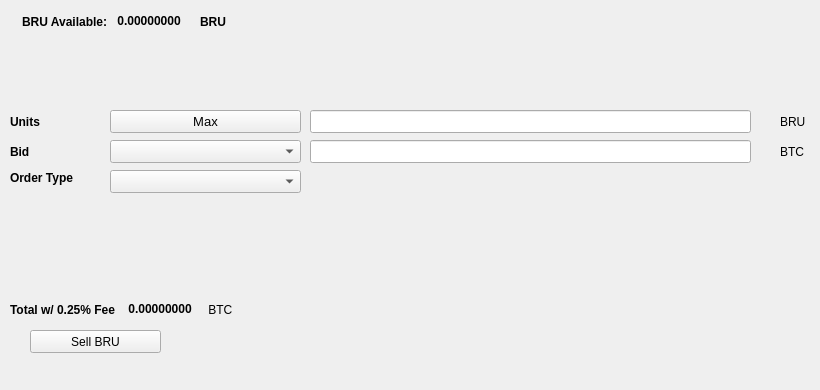
   <widget class="QWidget" name="SellTab">
    <attribute name="title">
     <string>Sell</string>
    </attribute>
    <widget class="QLabel" name="label_16">
     <property name="geometry">
      <rect>
       <x>780</x>
       <y>140</y>
       <width>31</width>
       <height>23</height>
      </rect>
     </property>
     <property name="text">
      <string>BTC</string>
     </property>
    </widget>
    <widget class="QComboBox" name="SellBidcomboBox">
     <property name="geometry">
      <rect>
       <x>110</x>
       <y>140</y>
       <width>191</width>
       <height>23</height>
      </rect>
     </property>
     <property name="font">
      <font>
       <pointsize>10</pointsize>
      </font>
     </property>
    </widget>
    <widget class="QLabel" name="label_18">
     <property name="geometry">
      <rect>
       <x>10</x>
       <y>110</y>
       <width>46</width>
       <height>23</height>
      </rect>
     </property>
     <property name="font">
      <font>
       <weight>75</weight>
       <bold>true</bold>
      </font>
     </property>
     <property name="text">
      <string>Units</string>
     </property>
    </widget>
    <widget class="QPushButton" name="Sell_Max_Amount">
     <property name="geometry">
      <rect>
       <x>110</x>
       <y>110</y>
       <width>191</width>
       <height>23</height>
      </rect>
     </property>
     <property name="font">
      <font>
       <pointsize>10</pointsize>
      </font>
     </property>
     <property name="text">
      <string>Max</string>
     </property>
    </widget>
    <widget class="QLabel" name="label_20">
     <property name="geometry">
      <rect>
       <x>10</x>
       <y>170</y>
       <width>91</width>
       <height>16</height>
      </rect>
     </property>
     <property name="font">
      <font>
       <weight>75</weight>
       <bold>true</bold>
      </font>
     </property>
     <property name="text">
      <string>Order Type</string>
     </property>
    </widget>
    <widget class="QComboBox" name="SellOrdertypeCombo">
     <property name="geometry">
      <rect>
       <x>110</x>
       <y>170</y>
       <width>191</width>
       <height>23</height>
      </rect>
     </property>
     <property name="font">
      <font>
       <pointsize>10</pointsize>
      </font>
     </property>
    </widget>
    <widget class="QLabel" name="label_21">
     <property name="geometry">
      <rect>
       <x>10</x>
       <y>140</y>
       <width>46</width>
       <height>23</height>
      </rect>
     </property>
     <property name="font">
      <font>
       <weight>75</weight>
       <bold>true</bold>
      </font>
     </property>
     <property name="text">
      <string>Bid</string>
     </property>
    </widget>
    <widget class="QLabel" name="label_22">
     <property name="geometry">
      <rect>
       <x>780</x>
       <y>110</y>
       <width>31</width>
       <height>23</height>
      </rect>
     </property>
     <property name="text">
      <string>BRU</string>
     </property>
    </widget>
    <widget class="QLineEdit" name="UnitsInputBRU">
     <property name="geometry">
      <rect>
       <x>310</x>
       <y>110</y>
       <width>441</width>
       <height>23</height>
      </rect>
     </property>
     <property name="font">
      <font>
       <pointsize>9</pointsize>
       <weight>75</weight>
       <bold>true</bold>
      </font>
     </property>
    </widget>
    <widget class="QLineEdit" name="SellBidPriceEdit">
     <property name="geometry">
      <rect>
       <x>310</x>
       <y>140</y>
       <width>441</width>
       <height>23</height>
      </rect>
     </property>
     <property name="font">
      <font>
       <pointsize>9</pointsize>
       <weight>75</weight>
       <bold>true</bold>
      </font>
     </property>
    </widget>
    <widget class="QPushButton" name="SellBRUBTN">
     <property name="geometry">
      <rect>
       <x>30</x>
       <y>330</y>
       <width>131</width>
       <height>23</height>
      </rect>
     </property>
     <property name="text">
      <string>Sell BRU</string>
     </property>
     <property name="icon">
      <iconset resource="../brewhaust">
       <normaloff>:/icons/bitcoin</normaloff>:/icons/bitcoin</iconset>
     </property>
    </widget>
    <widget class="QWidget" name="layoutWidget3">
     <property name="geometry">
      <rect>
       <x>22</x>
       <y>12</y>
       <width>258</width>
       <height>19</height>
      </rect>
     </property>
     <layout class="QHBoxLayout" name="horizontalLayout">
      <item>
       <widget class="QLabel" name="label232_2">
        <property name="font">
         <font>
          <weight>75</weight>
          <bold>true</bold>
         </font>
        </property>
        <property name="text">
         <string>BRU Available:</string>
        </property>
       </widget>
      </item>
      <item>
       <widget class="QLabel" name="BRUAvailableLabel">
        <property name="palette">
         <palette>
          <active>
           <colorrole role="WindowText">
            <brush brushstyle="SolidPattern">
             <color alpha="255">
              <red>0</red>
              <green>0</green>
              <blue>0</blue>
             </color>
            </brush>
           </colorrole>
           <colorrole role="Button">
            <brush brushstyle="SolidPattern">
             <color alpha="255">
              <red>0</red>
              <green>170</green>
              <blue>0</blue>
             </color>
            </brush>
           </colorrole>
           <colorrole role="Light">
            <brush brushstyle="SolidPattern">
             <color alpha="255">
              <red>0</red>
              <green>255</green>
              <blue>0</blue>
             </color>
            </brush>
           </colorrole>
           <colorrole role="Midlight">
            <brush brushstyle="SolidPattern">
             <color alpha="255">
              <red>0</red>
              <green>212</green>
              <blue>0</blue>
             </color>
            </brush>
           </colorrole>
           <colorrole role="Dark">
            <brush brushstyle="SolidPattern">
             <color alpha="255">
              <red>0</red>
              <green>85</green>
              <blue>0</blue>
             </color>
            </brush>
           </colorrole>
           <colorrole role="Mid">
            <brush brushstyle="SolidPattern">
             <color alpha="255">
              <red>0</red>
              <green>113</green>
              <blue>0</blue>
             </color>
            </brush>
           </colorrole>
           <colorrole role="Text">
            <brush brushstyle="SolidPattern">
             <color alpha="255">
              <red>0</red>
              <green>170</green>
              <blue>0</blue>
             </color>
            </brush>
           </colorrole>
           <colorrole role="BrightText">
            <brush brushstyle="SolidPattern">
             <color alpha="255">
              <red>255</red>
              <green>255</green>
              <blue>255</blue>
             </color>
            </brush>
           </colorrole>
           <colorrole role="ButtonText">
            <brush brushstyle="SolidPattern">
             <color alpha="255">
              <red>0</red>
              <green>0</green>
              <blue>0</blue>
             </color>
            </brush>
           </colorrole>
           <colorrole role="Base">
            <brush brushstyle="SolidPattern">
             <color alpha="255">
              <red>255</red>
              <green>255</green>
              <blue>255</blue>
             </color>
            </brush>
           </colorrole>
           <colorrole role="Window">
            <brush brushstyle="SolidPattern">
             <color alpha="255">
              <red>0</red>
              <green>170</green>
              <blue>0</blue>
             </color>
            </brush>
           </colorrole>
           <colorrole role="Shadow">
            <brush brushstyle="SolidPattern">
             <color alpha="255">
              <red>0</red>
              <green>0</green>
              <blue>0</blue>
             </color>
            </brush>
           </colorrole>
           <colorrole role="AlternateBase">
            <brush brushstyle="SolidPattern">
             <color alpha="255">
              <red>127</red>
              <green>212</green>
              <blue>127</blue>
             </color>
            </brush>
           </colorrole>
           <colorrole role="ToolTipBase">
            <brush brushstyle="SolidPattern">
             <color alpha="255">
              <red>255</red>
              <green>255</green>
              <blue>220</blue>
             </color>
            </brush>
           </colorrole>
           <colorrole role="ToolTipText">
            <brush brushstyle="SolidPattern">
             <color alpha="255">
              <red>0</red>
              <green>0</green>
              <blue>0</blue>
             </color>
            </brush>
           </colorrole>
          </active>
          <inactive>
           <colorrole role="WindowText">
            <brush brushstyle="SolidPattern">
             <color alpha="255">
              <red>0</red>
              <green>0</green>
              <blue>0</blue>
             </color>
            </brush>
           </colorrole>
           <colorrole role="Button">
            <brush brushstyle="SolidPattern">
             <color alpha="255">
              <red>0</red>
              <green>170</green>
              <blue>0</blue>
             </color>
            </brush>
           </colorrole>
           <colorrole role="Light">
            <brush brushstyle="SolidPattern">
             <color alpha="255">
              <red>0</red>
              <green>255</green>
              <blue>0</blue>
             </color>
            </brush>
           </colorrole>
           <colorrole role="Midlight">
            <brush brushstyle="SolidPattern">
             <color alpha="255">
              <red>0</red>
              <green>212</green>
              <blue>0</blue>
             </color>
            </brush>
           </colorrole>
           <colorrole role="Dark">
            <brush brushstyle="SolidPattern">
             <color alpha="255">
              <red>0</red>
              <green>85</green>
              <blue>0</blue>
             </color>
            </brush>
           </colorrole>
           <colorrole role="Mid">
            <brush brushstyle="SolidPattern">
             <color alpha="255">
              <red>0</red>
              <green>113</green>
              <blue>0</blue>
             </color>
            </brush>
           </colorrole>
           <colorrole role="Text">
            <brush brushstyle="SolidPattern">
             <color alpha="255">
              <red>0</red>
              <green>170</green>
              <blue>0</blue>
             </color>
            </brush>
           </colorrole>
           <colorrole role="BrightText">
            <brush brushstyle="SolidPattern">
             <color alpha="255">
              <red>255</red>
              <green>255</green>
              <blue>255</blue>
             </color>
            </brush>
           </colorrole>
           <colorrole role="ButtonText">
            <brush brushstyle="SolidPattern">
             <color alpha="255">
              <red>0</red>
              <green>0</green>
              <blue>0</blue>
             </color>
            </brush>
           </colorrole>
           <colorrole role="Base">
            <brush brushstyle="SolidPattern">
             <color alpha="255">
              <red>255</red>
              <green>255</green>
              <blue>255</blue>
             </color>
            </brush>
           </colorrole>
           <colorrole role="Window">
            <brush brushstyle="SolidPattern">
             <color alpha="255">
              <red>0</red>
              <green>170</green>
              <blue>0</blue>
             </color>
            </brush>
           </colorrole>
           <colorrole role="Shadow">
            <brush brushstyle="SolidPattern">
             <color alpha="255">
              <red>0</red>
              <green>0</green>
              <blue>0</blue>
             </color>
            </brush>
           </colorrole>
           <colorrole role="AlternateBase">
            <brush brushstyle="SolidPattern">
             <color alpha="255">
              <red>127</red>
              <green>212</green>
              <blue>127</blue>
             </color>
            </brush>
           </colorrole>
           <colorrole role="ToolTipBase">
            <brush brushstyle="SolidPattern">
             <color alpha="255">
              <red>255</red>
              <green>255</green>
              <blue>220</blue>
             </color>
            </brush>
           </colorrole>
           <colorrole role="ToolTipText">
            <brush brushstyle="SolidPattern">
             <color alpha="255">
              <red>0</red>
              <green>0</green>
              <blue>0</blue>
             </color>
            </brush>
           </colorrole>
          </inactive>
          <disabled>
           <colorrole role="WindowText">
            <brush brushstyle="SolidPattern">
             <color alpha="255">
              <red>0</red>
              <green>85</green>
              <blue>0</blue>
             </color>
            </brush>
           </colorrole>
           <colorrole role="Button">
            <brush brushstyle="SolidPattern">
             <color alpha="255">
              <red>0</red>
              <green>170</green>
              <blue>0</blue>
             </color>
            </brush>
           </colorrole>
           <colorrole role="Light">
            <brush brushstyle="SolidPattern">
             <color alpha="255">
              <red>0</red>
              <green>255</green>
              <blue>0</blue>
             </color>
            </brush>
           </colorrole>
           <colorrole role="Midlight">
            <brush brushstyle="SolidPattern">
             <color alpha="255">
              <red>0</red>
              <green>212</green>
              <blue>0</blue>
             </color>
            </brush>
           </colorrole>
           <colorrole role="Dark">
            <brush brushstyle="SolidPattern">
             <color alpha="255">
              <red>0</red>
              <green>85</green>
              <blue>0</blue>
             </color>
            </brush>
           </colorrole>
           <colorrole role="Mid">
            <brush brushstyle="SolidPattern">
             <color alpha="255">
              <red>0</red>
              <green>113</green>
              <blue>0</blue>
             </color>
            </brush>
           </colorrole>
           <colorrole role="Text">
            <brush brushstyle="SolidPattern">
             <color alpha="255">
              <red>0</red>
              <green>85</green>
              <blue>0</blue>
             </color>
            </brush>
           </colorrole>
           <colorrole role="BrightText">
            <brush brushstyle="SolidPattern">
             <color alpha="255">
              <red>255</red>
              <green>255</green>
              <blue>255</blue>
             </color>
            </brush>
           </colorrole>
           <colorrole role="ButtonText">
            <brush brushstyle="SolidPattern">
             <color alpha="255">
              <red>0</red>
              <green>85</green>
              <blue>0</blue>
             </color>
            </brush>
           </colorrole>
           <colorrole role="Base">
            <brush brushstyle="SolidPattern">
             <color alpha="255">
              <red>0</red>
              <green>170</green>
              <blue>0</blue>
             </color>
            </brush>
           </colorrole>
           <colorrole role="Window">
            <brush brushstyle="SolidPattern">
             <color alpha="255">
              <red>0</red>
              <green>170</green>
              <blue>0</blue>
             </color>
            </brush>
           </colorrole>
           <colorrole role="Shadow">
            <brush brushstyle="SolidPattern">
             <color alpha="255">
              <red>0</red>
              <green>0</green>
              <blue>0</blue>
             </color>
            </brush>
           </colorrole>
           <colorrole role="AlternateBase">
            <brush brushstyle="SolidPattern">
             <color alpha="255">
              <red>0</red>
              <green>170</green>
              <blue>0</blue>
             </color>
            </brush>
           </colorrole>
           <colorrole role="ToolTipBase">
            <brush brushstyle="SolidPattern">
             <color alpha="255">
              <red>255</red>
              <green>255</green>
              <blue>220</blue>
             </color>
            </brush>
           </colorrole>
           <colorrole role="ToolTipText">
            <brush brushstyle="SolidPattern">
             <color alpha="255">
              <red>0</red>
              <green>0</green>
              <blue>0</blue>
             </color>
            </brush>
           </colorrole>
          </disabled>
         </palette>
        </property>
        <property name="font">
         <font>
          <weight>75</weight>
          <bold>true</bold>
         </font>
        </property>
        <property name="text">
         <string> 0.00000000 </string>
        </property>
        <property name="textInteractionFlags">
         <set>Qt::LinksAccessibleByMouse|Qt::TextSelectableByKeyboard|Qt::TextSelectableByMouse</set>
        </property>
       </widget>
      </item>
      <item>
       <widget class="QLabel" name="labelBRU">
        <property name="font">
         <font>
          <weight>75</weight>
          <bold>true</bold>
         </font>
        </property>
        <property name="text">
         <string>BRU</string>
        </property>
       </widget>
      </item>
     </layout>
    </widget>
    <widget class="QWidget" name="layoutWidget">
     <property name="geometry">
      <rect>
       <x>10</x>
       <y>300</y>
       <width>268</width>
       <height>19</height>
      </rect>
     </property>
     <layout class="QHBoxLayout" name="horizontalLayout_2">
      <item>
       <widget class="QLabel" name="label_19">
        <property name="font">
         <font>
          <weight>75</weight>
          <bold>true</bold>
         </font>
        </property>
        <property name="text">
         <string>Total w/ 0.25% Fee </string>
        </property>
       </widget>
      </item>
      <item>
       <widget class="QLabel" name="SellCostLabel">
        <property name="palette">
         <palette>
          <active>
           <colorrole role="WindowText">
            <brush brushstyle="SolidPattern">
             <color alpha="255">
              <red>0</red>
              <green>0</green>
              <blue>0</blue>
             </color>
            </brush>
           </colorrole>
           <colorrole role="Button">
            <brush brushstyle="SolidPattern">
             <color alpha="255">
              <red>0</red>
              <green>170</green>
              <blue>0</blue>
             </color>
            </brush>
           </colorrole>
           <colorrole role="Light">
            <brush brushstyle="SolidPattern">
             <color alpha="255">
              <red>0</red>
              <green>255</green>
              <blue>0</blue>
             </color>
            </brush>
           </colorrole>
           <colorrole role="Midlight">
            <brush brushstyle="SolidPattern">
             <color alpha="255">
              <red>0</red>
              <green>212</green>
              <blue>0</blue>
             </color>
            </brush>
           </colorrole>
           <colorrole role="Dark">
            <brush brushstyle="SolidPattern">
             <color alpha="255">
              <red>0</red>
              <green>85</green>
              <blue>0</blue>
             </color>
            </brush>
           </colorrole>
           <colorrole role="Mid">
            <brush brushstyle="SolidPattern">
             <color alpha="255">
              <red>0</red>
              <green>113</green>
              <blue>0</blue>
             </color>
            </brush>
           </colorrole>
           <colorrole role="Text">
            <brush brushstyle="SolidPattern">
             <color alpha="255">
              <red>0</red>
              <green>170</green>
              <blue>0</blue>
             </color>
            </brush>
           </colorrole>
           <colorrole role="BrightText">
            <brush brushstyle="SolidPattern">
             <color alpha="255">
              <red>255</red>
              <green>255</green>
              <blue>255</blue>
             </color>
            </brush>
           </colorrole>
           <colorrole role="ButtonText">
            <brush brushstyle="SolidPattern">
             <color alpha="255">
              <red>0</red>
              <green>0</green>
              <blue>0</blue>
             </color>
            </brush>
           </colorrole>
           <colorrole role="Base">
            <brush brushstyle="SolidPattern">
             <color alpha="255">
              <red>255</red>
              <green>255</green>
              <blue>255</blue>
             </color>
            </brush>
           </colorrole>
           <colorrole role="Window">
            <brush brushstyle="SolidPattern">
             <color alpha="255">
              <red>0</red>
              <green>170</green>
              <blue>0</blue>
             </color>
            </brush>
           </colorrole>
           <colorrole role="Shadow">
            <brush brushstyle="SolidPattern">
             <color alpha="255">
              <red>0</red>
              <green>0</green>
              <blue>0</blue>
             </color>
            </brush>
           </colorrole>
           <colorrole role="AlternateBase">
            <brush brushstyle="SolidPattern">
             <color alpha="255">
              <red>127</red>
              <green>212</green>
              <blue>127</blue>
             </color>
            </brush>
           </colorrole>
           <colorrole role="ToolTipBase">
            <brush brushstyle="SolidPattern">
             <color alpha="255">
              <red>255</red>
              <green>255</green>
              <blue>220</blue>
             </color>
            </brush>
           </colorrole>
           <colorrole role="ToolTipText">
            <brush brushstyle="SolidPattern">
             <color alpha="255">
              <red>0</red>
              <green>0</green>
              <blue>0</blue>
             </color>
            </brush>
           </colorrole>
          </active>
          <inactive>
           <colorrole role="WindowText">
            <brush brushstyle="SolidPattern">
             <color alpha="255">
              <red>0</red>
              <green>0</green>
              <blue>0</blue>
             </color>
            </brush>
           </colorrole>
           <colorrole role="Button">
            <brush brushstyle="SolidPattern">
             <color alpha="255">
              <red>0</red>
              <green>170</green>
              <blue>0</blue>
             </color>
            </brush>
           </colorrole>
           <colorrole role="Light">
            <brush brushstyle="SolidPattern">
             <color alpha="255">
              <red>0</red>
              <green>255</green>
              <blue>0</blue>
             </color>
            </brush>
           </colorrole>
           <colorrole role="Midlight">
            <brush brushstyle="SolidPattern">
             <color alpha="255">
              <red>0</red>
              <green>212</green>
              <blue>0</blue>
             </color>
            </brush>
           </colorrole>
           <colorrole role="Dark">
            <brush brushstyle="SolidPattern">
             <color alpha="255">
              <red>0</red>
              <green>85</green>
              <blue>0</blue>
             </color>
            </brush>
           </colorrole>
           <colorrole role="Mid">
            <brush brushstyle="SolidPattern">
             <color alpha="255">
              <red>0</red>
              <green>113</green>
              <blue>0</blue>
             </color>
            </brush>
           </colorrole>
           <colorrole role="Text">
            <brush brushstyle="SolidPattern">
             <color alpha="255">
              <red>0</red>
              <green>170</green>
              <blue>0</blue>
             </color>
            </brush>
           </colorrole>
           <colorrole role="BrightText">
            <brush brushstyle="SolidPattern">
             <color alpha="255">
              <red>255</red>
              <green>255</green>
              <blue>255</blue>
             </color>
            </brush>
           </colorrole>
           <colorrole role="ButtonText">
            <brush brushstyle="SolidPattern">
             <color alpha="255">
              <red>0</red>
              <green>0</green>
              <blue>0</blue>
             </color>
            </brush>
           </colorrole>
           <colorrole role="Base">
            <brush brushstyle="SolidPattern">
             <color alpha="255">
              <red>255</red>
              <green>255</green>
              <blue>255</blue>
             </color>
            </brush>
           </colorrole>
           <colorrole role="Window">
            <brush brushstyle="SolidPattern">
             <color alpha="255">
              <red>0</red>
              <green>170</green>
              <blue>0</blue>
             </color>
            </brush>
           </colorrole>
           <colorrole role="Shadow">
            <brush brushstyle="SolidPattern">
             <color alpha="255">
              <red>0</red>
              <green>0</green>
              <blue>0</blue>
             </color>
            </brush>
           </colorrole>
           <colorrole role="AlternateBase">
            <brush brushstyle="SolidPattern">
             <color alpha="255">
              <red>127</red>
              <green>212</green>
              <blue>127</blue>
             </color>
            </brush>
           </colorrole>
           <colorrole role="ToolTipBase">
            <brush brushstyle="SolidPattern">
             <color alpha="255">
              <red>255</red>
              <green>255</green>
              <blue>220</blue>
             </color>
            </brush>
           </colorrole>
           <colorrole role="ToolTipText">
            <brush brushstyle="SolidPattern">
             <color alpha="255">
              <red>0</red>
              <green>0</green>
              <blue>0</blue>
             </color>
            </brush>
           </colorrole>
          </inactive>
          <disabled>
           <colorrole role="WindowText">
            <brush brushstyle="SolidPattern">
             <color alpha="255">
              <red>0</red>
              <green>85</green>
              <blue>0</blue>
             </color>
            </brush>
           </colorrole>
           <colorrole role="Button">
            <brush brushstyle="SolidPattern">
             <color alpha="255">
              <red>0</red>
              <green>170</green>
              <blue>0</blue>
             </color>
            </brush>
           </colorrole>
           <colorrole role="Light">
            <brush brushstyle="SolidPattern">
             <color alpha="255">
              <red>0</red>
              <green>255</green>
              <blue>0</blue>
             </color>
            </brush>
           </colorrole>
           <colorrole role="Midlight">
            <brush brushstyle="SolidPattern">
             <color alpha="255">
              <red>0</red>
              <green>212</green>
              <blue>0</blue>
             </color>
            </brush>
           </colorrole>
           <colorrole role="Dark">
            <brush brushstyle="SolidPattern">
             <color alpha="255">
              <red>0</red>
              <green>85</green>
              <blue>0</blue>
             </color>
            </brush>
           </colorrole>
           <colorrole role="Mid">
            <brush brushstyle="SolidPattern">
             <color alpha="255">
              <red>0</red>
              <green>113</green>
              <blue>0</blue>
             </color>
            </brush>
           </colorrole>
           <colorrole role="Text">
            <brush brushstyle="SolidPattern">
             <color alpha="255">
              <red>0</red>
              <green>85</green>
              <blue>0</blue>
             </color>
            </brush>
           </colorrole>
           <colorrole role="BrightText">
            <brush brushstyle="SolidPattern">
             <color alpha="255">
              <red>255</red>
              <green>255</green>
              <blue>255</blue>
             </color>
            </brush>
           </colorrole>
           <colorrole role="ButtonText">
            <brush brushstyle="SolidPattern">
             <color alpha="255">
              <red>0</red>
              <green>85</green>
              <blue>0</blue>
             </color>
            </brush>
           </colorrole>
           <colorrole role="Base">
            <brush brushstyle="SolidPattern">
             <color alpha="255">
              <red>0</red>
              <green>170</green>
              <blue>0</blue>
             </color>
            </brush>
           </colorrole>
           <colorrole role="Window">
            <brush brushstyle="SolidPattern">
             <color alpha="255">
              <red>0</red>
              <green>170</green>
              <blue>0</blue>
             </color>
            </brush>
           </colorrole>
           <colorrole role="Shadow">
            <brush brushstyle="SolidPattern">
             <color alpha="255">
              <red>0</red>
              <green>0</green>
              <blue>0</blue>
             </color>
            </brush>
           </colorrole>
           <colorrole role="AlternateBase">
            <brush brushstyle="SolidPattern">
             <color alpha="255">
              <red>0</red>
              <green>170</green>
              <blue>0</blue>
             </color>
            </brush>
           </colorrole>
           <colorrole role="ToolTipBase">
            <brush brushstyle="SolidPattern">
             <color alpha="255">
              <red>255</red>
              <green>255</green>
              <blue>220</blue>
             </color>
            </brush>
           </colorrole>
           <colorrole role="ToolTipText">
            <brush brushstyle="SolidPattern">
             <color alpha="255">
              <red>0</red>
              <green>0</green>
              <blue>0</blue>
             </color>
            </brush>
           </colorrole>
          </disabled>
         </palette>
        </property>
        <property name="font">
         <font>
          <weight>75</weight>
          <bold>true</bold>
         </font>
        </property>
        <property name="autoFillBackground">
         <bool>false</bool>
        </property>
        <property name="text">
         <string> 0.00000000</string>
        </property>
        <property name="textInteractionFlags">
         <set>Qt::LinksAccessibleByMouse|Qt::TextSelectableByMouse</set>
        </property>
       </widget>
      </item>
      <item>
       <widget class="QLabel" name="label_17">
        <property name="font">
         <font>
          <weight>50</weight>
          <bold>false</bold>
         </font>
        </property>
        <property name="text">
         <string> BTC</string>
        </property>
       </widget>
      </item>
     </layout>
    </widget>
    <widget class="QLabel" name="label_23">
     <property name="geometry">
      <rect>
       <x>460</x>
       <y>300</y>
       <width>281</width>
       <height>81</height>
      </rect>
     </property>
     <property name="text">
      <string/>
     </property>
     <property name="pixmap">
      <pixmap>:/images/bittrex</pixmap>
     </property>
    </widget>
   </widget>
